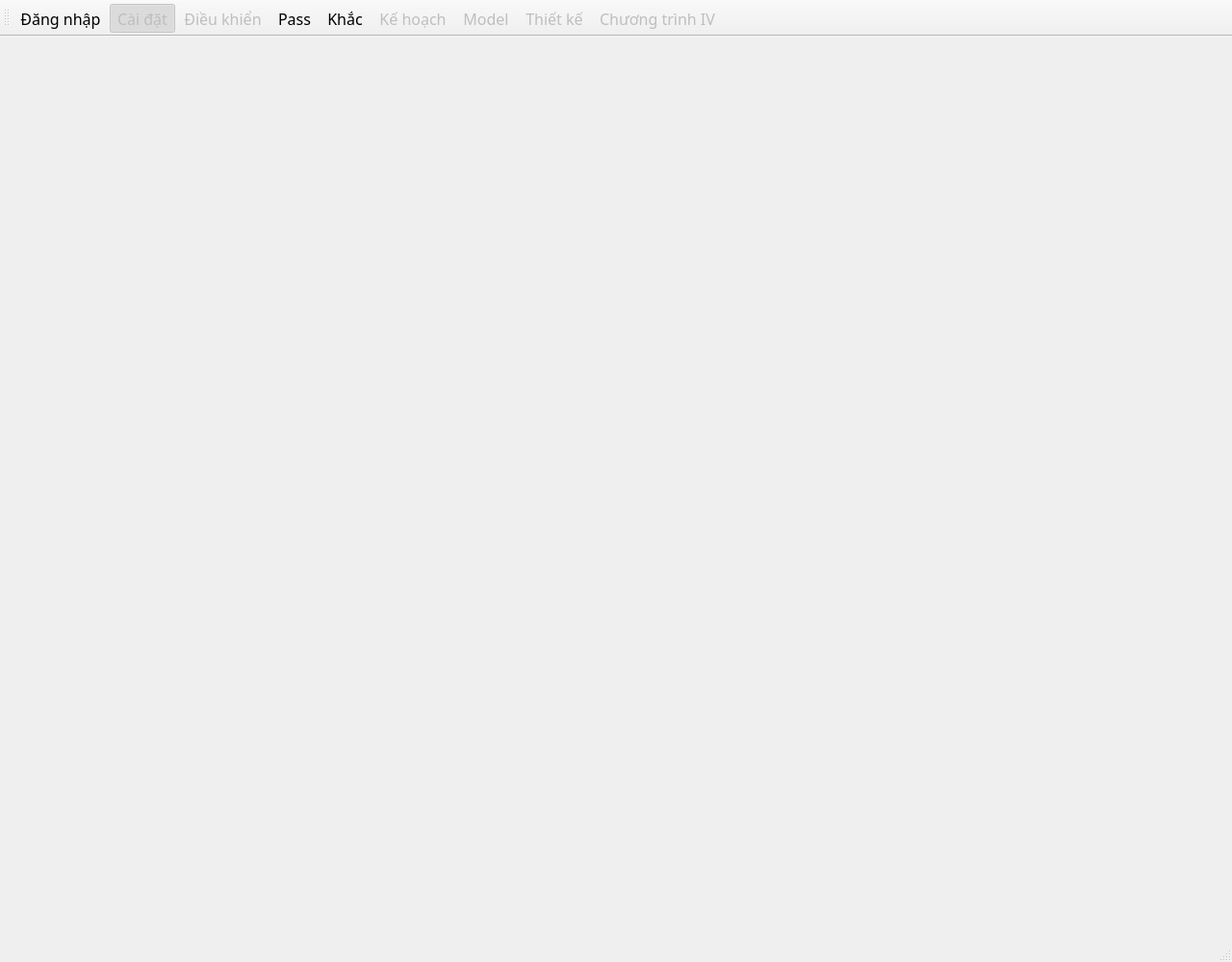
<?xml version="1.0" encoding="UTF-8"?>
<ui version="4.0">
 <class>MainWindow</class>
 <widget class="QMainWindow" name="MainWindow">
  <property name="geometry">
   <rect>
    <x>0</x>
    <y>0</y>
    <width>1280</width>
    <height>1000</height>
   </rect>
  </property>
  <property name="font">
   <font>
    <family>Bahnschrift</family>
    <pointsize>12</pointsize>
    <italic>false</italic>
    <bold>false</bold>
   </font>
  </property>
  <property name="windowTitle">
   <string>LASER MARKER SYSTEM (release 2025-04-25 - Fix loi cong COM)</string>
  </property>
  <property name="styleSheet">
   <string notr="true">QWidget{
	font: 12pt &quot;Bahnschrift&quot;;
}</string>
  </property>
  <widget class="QWidget" name="centralWidget">
   <layout class="QGridLayout" name="gridLayout_2">
    <property name="leftMargin">
     <number>0</number>
    </property>
    <property name="topMargin">
     <number>0</number>
    </property>
    <property name="rightMargin">
     <number>0</number>
    </property>
    <property name="bottomMargin">
     <number>0</number>
    </property>
    <item row="0" column="0">
     <widget class="QStackedWidget" name="stackedWidget">
      <widget class="QWidget" name="pageSetting">
       <layout class="QGridLayout" name="gridLayout_9">
        <property name="leftMargin">
         <number>0</number>
        </property>
        <property name="topMargin">
         <number>0</number>
        </property>
        <property name="rightMargin">
         <number>0</number>
        </property>
        <property name="bottomMargin">
         <number>0</number>
        </property>
       </layout>
      </widget>
      <widget class="QWidget" name="pagePass">
       <layout class="QGridLayout" name="gridLayout_3">
        <property name="leftMargin">
         <number>0</number>
        </property>
        <property name="topMargin">
         <number>0</number>
        </property>
        <property name="rightMargin">
         <number>0</number>
        </property>
        <property name="bottomMargin">
         <number>0</number>
        </property>
       </layout>
      </widget>
      <widget class="QWidget" name="pageMark">
       <layout class="QGridLayout" name="gridLayout_10">
        <property name="leftMargin">
         <number>0</number>
        </property>
        <property name="topMargin">
         <number>0</number>
        </property>
        <property name="rightMargin">
         <number>0</number>
        </property>
        <property name="bottomMargin">
         <number>0</number>
        </property>
       </layout>
      </widget>
      <widget class="QWidget" name="pageControl">
       <layout class="QGridLayout" name="gridLayout_11">
        <property name="leftMargin">
         <number>0</number>
        </property>
        <property name="topMargin">
         <number>0</number>
        </property>
        <property name="rightMargin">
         <number>0</number>
        </property>
        <property name="bottomMargin">
         <number>0</number>
        </property>
       </layout>
      </widget>
      <widget class="QWidget" name="pageScheddule">
       <layout class="QGridLayout" name="gridLayout_8">
        <property name="leftMargin">
         <number>0</number>
        </property>
        <property name="topMargin">
         <number>0</number>
        </property>
        <property name="rightMargin">
         <number>0</number>
        </property>
        <property name="bottomMargin">
         <number>0</number>
        </property>
       </layout>
      </widget>
      <widget class="QWidget" name="pageModel">
       <layout class="QGridLayout" name="gridLayout_12">
        <property name="leftMargin">
         <number>0</number>
        </property>
        <property name="topMargin">
         <number>0</number>
        </property>
        <property name="rightMargin">
         <number>0</number>
        </property>
        <property name="bottomMargin">
         <number>0</number>
        </property>
       </layout>
      </widget>
      <widget class="QWidget" name="pageDesign">
       <layout class="QGridLayout" name="gridLayout_13">
        <property name="leftMargin">
         <number>0</number>
        </property>
        <property name="topMargin">
         <number>0</number>
        </property>
        <property name="rightMargin">
         <number>0</number>
        </property>
        <property name="bottomMargin">
         <number>0</number>
        </property>
       </layout>
      </widget>
      <widget class="QWidget" name="pageIV">
       <layout class="QGridLayout" name="gridLayout_14">
        <property name="leftMargin">
         <number>0</number>
        </property>
        <property name="topMargin">
         <number>0</number>
        </property>
        <property name="rightMargin">
         <number>0</number>
        </property>
        <property name="bottomMargin">
         <number>0</number>
        </property>
       </layout>
      </widget>
     </widget>
    </item>
   </layout>
  </widget>
  <widget class="QStatusBar" name="statusBar"/>
  <widget class="QToolBar" name="toolBar">
   <property name="windowTitle">
    <string>toolBar</string>
   </property>
   <property name="movable">
    <bool>true</bool>
   </property>
   <property name="iconSize">
    <size>
     <width>90</width>
     <height>30</height>
    </size>
   </property>
   <property name="toolButtonStyle">
    <enum>Qt::ToolButtonStyle::ToolButtonTextUnderIcon</enum>
   </property>
   <attribute name="toolBarArea">
    <enum>TopToolBarArea</enum>
   </attribute>
   <attribute name="toolBarBreak">
    <bool>false</bool>
   </attribute>
   <addaction name="actionLogin"/>
   <addaction name="actionSettings"/>
   <addaction name="actionControl"/>
   <addaction name="actionPass"/>
   <addaction name="actionMark"/>
   <addaction name="actionLot"/>
   <addaction name="actionModel"/>
   <addaction name="actionDesign"/>
   <addaction name="actionIVProgram"/>
  </widget>
  <action name="actionLogin">
   <property name="icon">
    <iconset resource="../ui/icons.qrc">
     <normaloff>:/icons/female_profile_48px.png</normaloff>:/icons/female_profile_48px.png</iconset>
   </property>
   <property name="text">
    <string>Đăng nhập</string>
   </property>
   <property name="toolTip">
    <string>&lt;html&gt;&lt;head/&gt;&lt;body&gt;&lt;p&gt;&lt;span style=&quot; font-weight:700; color:#5555ff;&quot;&gt;Đăng nhập&lt;/span&gt;&lt;/p&gt;&lt;p&gt;&lt;span style=&quot; color:#404040;&quot;&gt;Click vào nút nhấn này khi tên nút là Đăng nhập, máy tính sẽ hiển thị hộp thoại đăng nhập.&lt;/span&gt;&lt;/p&gt;&lt;p&gt;&lt;span style=&quot; color:#404040;&quot;&gt;Đăng nhập thành công sẽ mở khóa nhiều tính năng của thiết bị.&lt;/span&gt;&lt;/p&gt;&lt;p&gt;&lt;span style=&quot; font-weight:700; color:#ff0000;&quot;&gt;Đăng xuất&lt;/span&gt;&lt;/p&gt;&lt;p&gt;&lt;span style=&quot; color:#404040;&quot;&gt;Click vào nút nhấn này, trạng thái đăng nhập sẽ bị xóa.&lt;/span&gt;&lt;/p&gt;&lt;p&gt;&lt;span style=&quot; color:#404040;&quot;&gt;Một số chức năng sẽ bị khóa lại.&lt;/span&gt;&lt;/p&gt;&lt;/body&gt;&lt;/html&gt;</string>
   </property>
  </action>
  <action name="actionSettings">
   <property name="checkable">
    <bool>true</bool>
   </property>
   <property name="checked">
    <bool>true</bool>
   </property>
   <property name="enabled">
    <bool>false</bool>
   </property>
   <property name="icon">
    <iconset resource="../ui/icons.qrc">
     <normaloff>:/icons/settings_48px.png</normaloff>:/icons/settings_48px.png</iconset>
   </property>
   <property name="text">
    <string>Cài đặt</string>
   </property>
   <property name="toolTip">
    <string>&lt;html&gt;&lt;head/&gt;&lt;body&gt;&lt;p&gt;&lt;span style=&quot; font-weight:700; color:#5555ff;&quot;&gt;Cài đặt&lt;/span&gt;&lt;/p&gt;&lt;p&gt;&lt;span style=&quot; color:#404040;&quot;&gt;Click vào nút nhấn này, để hiển thị và thay đổi cài đặt của thiết bị.&lt;/span&gt;&lt;/p&gt;&lt;/body&gt;&lt;/html&gt;</string>
   </property>
  </action>
  <action name="actionMark">
   <property name="checkable">
    <bool>true</bool>
   </property>
   <property name="icon">
    <iconset resource="../ui/icons.qrc">
     <normaloff>:/icons/laser_beam_48px.png</normaloff>:/icons/laser_beam_48px.png</iconset>
   </property>
   <property name="text">
    <string>Khắc</string>
   </property>
   <property name="toolTip">
    <string>&lt;html&gt;&lt;head/&gt;&lt;body&gt;&lt;p&gt;&lt;span style=&quot; font-weight:700; color:#5555ff;&quot;&gt;Khắc&lt;/span&gt;&lt;/p&gt;&lt;p&gt;&lt;span style=&quot; color:#404040;&quot;&gt;Click vào nút nhấn này, màn hình sẽ chuyển sang trang điều khiển cho chế độ khắc (sản xuất).&lt;/span&gt;&lt;/p&gt;&lt;/body&gt;&lt;/html&gt;</string>
   </property>
  </action>
  <action name="actionControl">
   <property name="checkable">
    <bool>true</bool>
   </property>
   <property name="enabled">
    <bool>false</bool>
   </property>
   <property name="icon">
    <iconset resource="../ui/icons.qrc">
     <normaloff>:/icons/joystick_48px.png</normaloff>:/icons/joystick_48px.png</iconset>
   </property>
   <property name="text">
    <string>Điều khiển</string>
   </property>
   <property name="toolTip">
    <string>&lt;html&gt;&lt;head/&gt;&lt;body&gt;&lt;p&gt;&lt;span style=&quot; font-weight:700; color:#5555ff;&quot;&gt;Điều khiển&lt;/span&gt;&lt;/p&gt;&lt;p&gt;&lt;span style=&quot; color:#404040;&quot;&gt;Click vào nút nhấn này, màn hình sẽ chuyển sang bảng điều khiển thiết bị.&lt;/span&gt;&lt;/p&gt;&lt;/body&gt;&lt;/html&gt;</string>
   </property>
  </action>
  <action name="actionLot">
   <property name="checkable">
    <bool>true</bool>
   </property>
   <property name="enabled">
    <bool>false</bool>
   </property>
   <property name="icon">
    <iconset resource="../ui/icons.qrc">
     <normaloff>:/icons/schedule_48px.png</normaloff>:/icons/schedule_48px.png</iconset>
   </property>
   <property name="text">
    <string>Kế hoạch</string>
   </property>
   <property name="toolTip">
    <string>&lt;html&gt;&lt;head/&gt;&lt;body&gt;&lt;p&gt;&lt;span style=&quot; font-weight:700; color:#5555ff;&quot;&gt;Kế hoạch&lt;/span&gt;&lt;/p&gt;&lt;p&gt;&lt;span style=&quot; color:#404040;&quot;&gt;Click vào nút nhấn này, màn hình sẽ chuyển sang trang quản lý kế hoạch.&lt;/span&gt;&lt;/p&gt;&lt;p&gt;&lt;span style=&quot; color:#404040;&quot;&gt;Có thể xem, thay đổi, lập kế hoạch sản xuất.&lt;/span&gt;&lt;/p&gt;&lt;/body&gt;&lt;/html&gt;</string>
   </property>
  </action>
  <action name="actionModel">
   <property name="checkable">
    <bool>true</bool>
   </property>
   <property name="enabled">
    <bool>false</bool>
   </property>
   <property name="icon">
    <iconset resource="../ui/icons.qrc">
     <normaloff>:/icons/prototype_48px.png</normaloff>:/icons/prototype_48px.png</iconset>
   </property>
   <property name="text">
    <string>Model</string>
   </property>
   <property name="toolTip">
    <string>&lt;html&gt;&lt;head/&gt;&lt;body&gt;&lt;p&gt;&lt;span style=&quot; font-weight:700; color:#5555ff;&quot;&gt;Quản lý model&lt;/span&gt;&lt;/p&gt;&lt;p&gt;&lt;span style=&quot; color:#404040;&quot;&gt;Click vào nút nhấn này, màn hình sẽ chuyển sang trang quản lý model.&lt;/span&gt;&lt;/p&gt;&lt;p&gt;&lt;span style=&quot; color:#404040;&quot;&gt;Có thể xem, thay đổi, tạo mới các model cùng các thông số đi kèm.&lt;/span&gt;&lt;/p&gt;&lt;/body&gt;&lt;/html&gt;</string>
   </property>
  </action>
  <action name="actionDesign">
   <property name="checkable">
    <bool>true</bool>
   </property>
   <property name="enabled">
    <bool>false</bool>
   </property>
   <property name="icon">
    <iconset resource="../ui/icons.qrc">
     <normaloff>:/icons/text_width_48px.png</normaloff>:/icons/text_width_48px.png</iconset>
   </property>
   <property name="text">
    <string>Thiết kế</string>
   </property>
   <property name="toolTip">
    <string>&lt;html&gt;&lt;head/&gt;&lt;body&gt;&lt;p&gt;&lt;span style=&quot; font-weight:700; color:#5555ff;&quot;&gt;Quản lý thiết kế&lt;/span&gt;&lt;/p&gt;&lt;p&gt;&lt;span style=&quot; color:#404040;&quot;&gt;Click vào nút nhấn này, màn hình sẽ chuyển sang trang quản lý thiết kế của một chương trình (tương ứng với một mẫu tem).&lt;/span&gt;&lt;/p&gt;&lt;p&gt;&lt;span style=&quot; color:#404040;&quot;&gt;Có thể xem, thay đổi thông số, nội dung của từng chương trình (từng mẫu tem).&lt;/span&gt;&lt;/p&gt;&lt;/body&gt;&lt;/html&gt;</string>
   </property>
  </action>
  <action name="actionIVProgram">
   <property name="checkable">
    <bool>true</bool>
   </property>
   <property name="enabled">
    <bool>false</bool>
   </property>
   <property name="icon">
    <iconset resource="../ui/icons.qrc">
     <normaloff>:/icons/iris_scan_48px.png</normaloff>:/icons/iris_scan_48px.png</iconset>
   </property>
   <property name="text">
    <string>Chương trình IV</string>
   </property>
  </action>
  <action name="actionPass">
   <property name="checkable">
    <bool>true</bool>
   </property>
   <property name="icon">
    <iconset resource="../ui/icons.qrc">
     <normaloff>:/icons/data_transfer_48px.png</normaloff>:/icons/data_transfer_48px.png</iconset>
   </property>
   <property name="text">
    <string>Pass</string>
   </property>
   <property name="toolTip">
    <string>&lt;html&gt;&lt;head/&gt;&lt;body&gt;&lt;p&gt;&lt;span style=&quot; font-weight:700; color:#5555ff;&quot;&gt;Chế độ PASS&lt;/span&gt;&lt;/p&gt;&lt;p&gt;&lt;span style=&quot; color:#404040;&quot;&gt;Click vào nút nhấn này, màn hình sẽ chuyển sang chế độ PASS.&lt;/span&gt;&lt;/p&gt;&lt;/body&gt;&lt;/html&gt;</string>
   </property>
  </action>
 </widget>
 <layoutdefault spacing="6" margin="11"/>
 <resources>
  <include location="../ui/icons.qrc"/>
 </resources>
 <connections/>
</ui>
